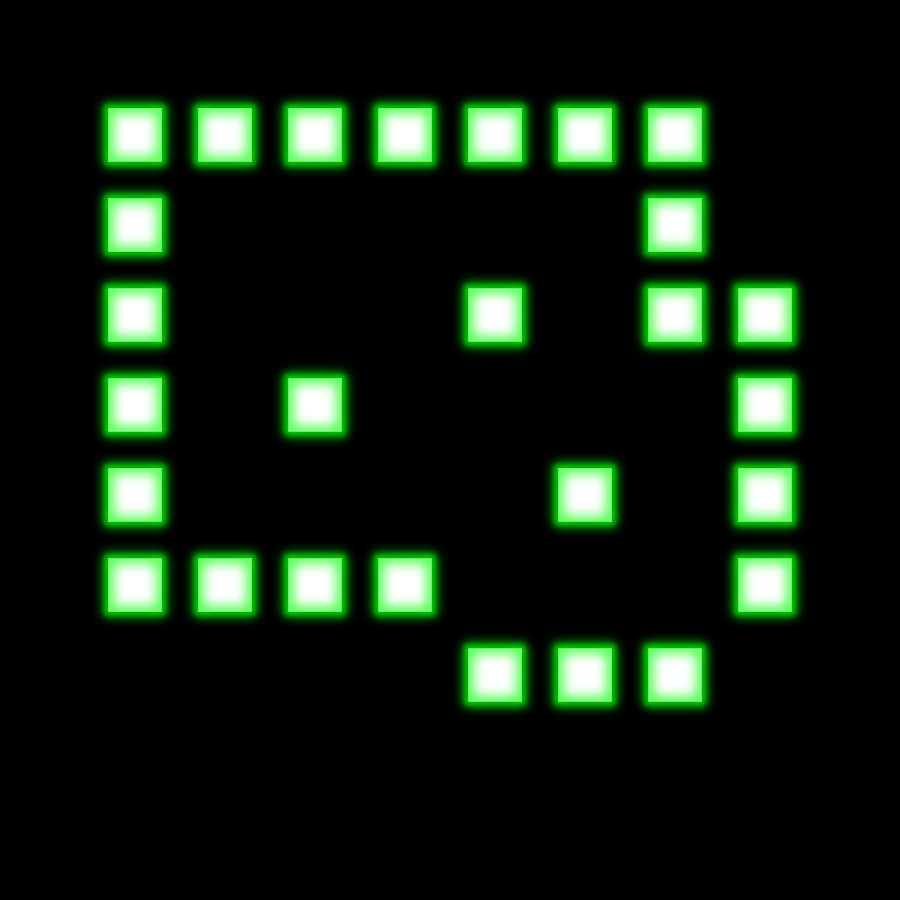

This is a level from a 2D game, rendered from its Tiled map with the project's own tilesets. A one-line summary and the map file follow, with tile-layer data summarised:
An orthogonal 10x10 tile map with 90x90 px tiles, 1 tile layer (Ground) and 7 objects (3x Point, 3x Box, Chuy).

<map version="1.0" orientation="orthogonal" width="10" height="10" tilewidth="90" tileheight="90">
 <tileset firstgid="1" name="SokoChuy" tilewidth="90" tileheight="90">
  <image source="gfx/tile.png" width="270" height="270" />
  <tile id="0">
   <properties>
    <property name="type" value="triangle a" />
   </properties>
  </tile>
  <tile id="1">
   <properties>
    <property name="type" value="triangle b" />
   </properties>
  </tile>
  <tile id="2">
   <properties>
    <property name="type" value="circle" />
   </properties>
  </tile>
  <tile id="3">
   <properties>
    <property name="type" value="triangle c" />
   </properties>
  </tile>
  <tile id="4">
   <properties>
    <property name="type" value="triangle d" />
   </properties>
  </tile>
  <tile id="5">
   <properties>
    <property name="type" value="square" />
   </properties>
  </tile>
 </tileset>
 <layer name="Ground" width="10" height="10">
  <properties>
   <property name="text" value="Area 8" />
  </properties>
  <data>[100 cells, 100 non-empty, 4 distinct tile ids]</data>
 </layer>
 <objectgroup name="Objects" width="10" height="10">
  <object name="Chuy" x="451" y="174" width="86" height="86" />
  <object name="Point" x="553" y="176" width="66" height="90" />
  <object name="Point" x="191" y="179" width="66" height="90" />
  <object name="Box" x="393" y="277" width="50" height="70" />
  <object name="Box" x="467" y="369" width="50" height="70" />
  <object name="Point" x="558" y="366" width="66" height="90" />
  <object name="Box" x="467" y="450" width="50" height="70" />
 </objectgroup>
</map>
